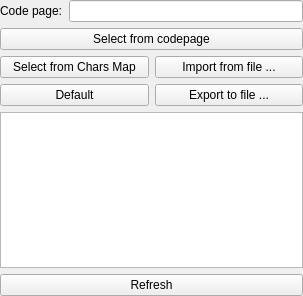
<?xml version="1.0" encoding="UTF-8"?>
<ui version="4.0">
 <class>CharactersFrame</class>
 <widget class="QWidget" name="CharactersFrame">
  <property name="geometry">
   <rect>
    <x>0</x>
    <y>0</y>
    <width>303</width>
    <height>296</height>
   </rect>
  </property>
  <property name="sizePolicy">
   <sizepolicy hsizetype="Minimum" vsizetype="Minimum">
    <horstretch>0</horstretch>
    <verstretch>0</verstretch>
   </sizepolicy>
  </property>
  <property name="windowTitle">
   <string>Frame</string>
  </property>
  <property name="locale">
   <locale language="English" country="UnitedStates"/>
  </property>
  <layout class="QVBoxLayout" name="verticalLayout">
   <property name="sizeConstraint">
    <enum>QLayout::SetMinimumSize</enum>
   </property>
   <property name="margin">
    <number>0</number>
   </property>
   <item>
    <layout class="QGridLayout" name="gridLayout_1">
     <item row="0" column="0">
      <widget class="QLabel" name="label_Codepage">
       <property name="text">
        <string>Code page:</string>
       </property>
       <property name="buddy">
        <cstring>lineEditCodepage</cstring>
       </property>
      </widget>
     </item>
     <item row="0" column="1">
      <widget class="QLineEdit" name="lineEditCodepage"/>
     </item>
    </layout>
   </item>
   <item>
    <widget class="QPushButton" name="pushButtonSelectFromCodepage">
     <property name="text">
      <string>Select from codepage</string>
     </property>
    </widget>
   </item>
   <item>
    <layout class="QGridLayout" name="gridLayout">
     <item row="0" column="1">
      <widget class="QPushButton" name="pushButtonImport">
       <property name="text">
        <string>Import from file ...</string>
       </property>
      </widget>
     </item>
     <item row="1" column="1">
      <widget class="QPushButton" name="pushButtonExport">
       <property name="text">
        <string>Export to file ...</string>
       </property>
      </widget>
     </item>
     <item row="0" column="0">
      <widget class="QPushButton" name="pushButton_SelectFromCharsMap">
       <property name="enabled">
        <bool>true</bool>
       </property>
       <property name="text">
        <string>Select from Chars Map</string>
       </property>
      </widget>
     </item>
     <item row="1" column="0">
      <widget class="QPushButton" name="pushButtonDefault">
       <property name="text">
        <string>Default</string>
       </property>
      </widget>
     </item>
    </layout>
   </item>
   <item>
    <widget class="QPlainTextEdit" name="plainTextEdit">
     <property name="plainText">
      <string/>
     </property>
    </widget>
   </item>
   <item>
    <widget class="QPushButton" name="pushButtonRefresh">
     <property name="text">
      <string>Refresh</string>
     </property>
    </widget>
   </item>
  </layout>
 </widget>
 <resources/>
 <connections/>
</ui>
